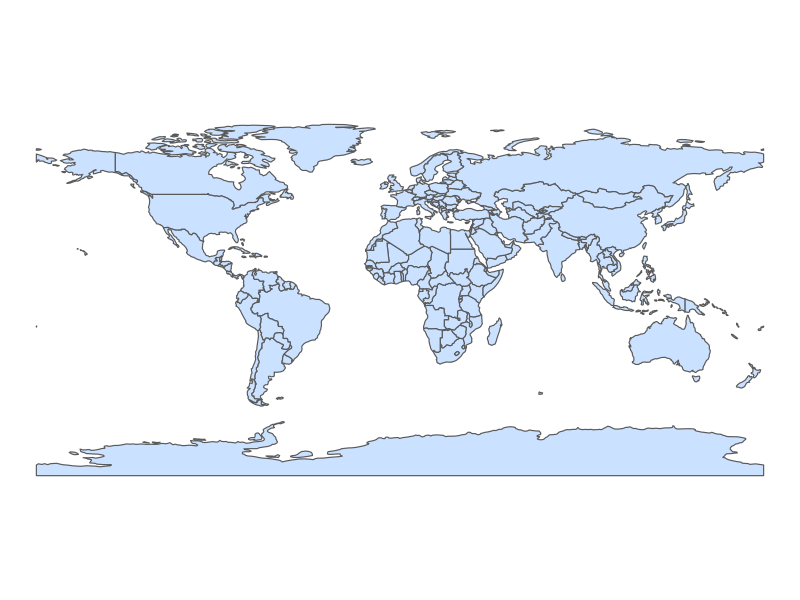

Here is the R script that generated this plot:
## ---- chunk 1
library(gridExtra)
library(sf)
library(dplyr)
library(patchwork)
library(tidyverse)

## ---- chunk 2
NHM<-read.csv('croc_neat.csv')
GBIF<-read.csv('GBIF_final.csv')
## ---- chunk 3
GBIF1<-GBIF %>% select('Date','Long', 'Lat','Extent','Cer' )
NHM1<-NHM %>% select('Date','Long', 'Lat','Extent','Cer', 'Keep' )
## ---- chunk 4
GBIF2<-drop_na(GBIF1)
NHM2<-drop_na(NHM1)
## ---- chunk 5
NHM3<-subset(NHM2, Keep == "Y")
## ---- chunk 6
fullNHM<-NHM3%>%select ('Date','Long', 'Lat','Extent', 'Cer')
fullGBIF<-GBIF2
## ---- chunk 7
fullNHM2<-fullNHM%>% filter(Extent<=5000)
fullGBIF2<-fullGBIF%>% filter(Extent<=5000)
## ---- chunk 8
fullNHM2<-fullNHM%>% filter(Cer>=50)
fullGBIF2<-fullGBIF%>% filter(Cer>=50)
## ---- chunk 9
fiftyyrs1 <- fullNHM2 %>% filter(Date %in% (1850:1900))
fiftyyrs2 <- fullNHM2 %>% filter(Date %in% (1901:1951))
fiftyyrs3 <- fullNHM2 %>% filter(Date %in% (1952:2002))
## ---- chunk 10
yrs1 <- fullGBIF2 %>% filter(Date %in% (1850:1900))
yrs2 <- fullGBIF2 %>% filter(Date %in% (1901:1951))
yrs3 <- fullGBIF2 %>% filter(Date %in% (1952:2002))
## ---- chunk 11
remove_y <-
  theme(axis.title.y=element_blank(),
        axis.text.y=element_blank(),
        axis.ticks.y=element_blank())
remove_x <-
  theme(axis.title.x=element_blank(),
        axis.text.x=element_blank(),
        axis.ticks.x=element_blank())
## ---- chunk 12

fiftyyrs11 <-
  fiftyyrs1 %>%
  st_as_sf(coords = c("Long", "Lat"), crs = 4326)

fiftyyrs22 <-
  fiftyyrs2 %>%
  st_as_sf(coords = c("Long", "Lat"), crs = 4326)

fiftyyrs33 <-fiftyyrs3 %>%
  st_as_sf(coords = c("Long", "Lat"), crs = 4326)

## ---- chunk 13
yrs11 <-
  yrs1 %>%
  st_as_sf(coords = c("Long", "Lat"), crs = 4326)

yrs22 <-
  yrs2 %>%
  st_as_sf(coords = c("Long", "Lat"), crs = 4326)

yrs33 <-
  yrs3 %>%
  st_as_sf(coords = c("Long", "Lat"), crs = 4326)
## ---- chunk 14
baseMap <-
  rnaturalearth::ne_countries(returnclass = 'sf')
## ---- chunk 15
ggplot(baseMap) +
  geom_sf(fill = "lightsteelblue1", lwd = 0.4) +
  theme_void()
## ---- chunk 16
africa_bbox <- c(-14.414063, -37.996163,
                 53.613281, 27.994401)
xlim_af <- c(africa_bbox[1], africa_bbox[3])
ylim_af <- c(africa_bbox[2], africa_bbox[4])
## ---- chunk 17
map1<-ggplot(baseMap) +
  geom_sf(fill = "aliceblue", lwd = 0.4) +
  # Add species
  geom_sf(data = fiftyyrs11, colour = "blue", size = 3, alpha=0.5) +
  # Add equator line
  geom_hline(aes(yintercept = 0), colour = "black") +
  geom_sf(data = yrs11, colour = "red", size = 2, alpha=0.5) +
  coord_sf(xlim = xlim_af, ylim = ylim_af, expand = TRUE) +
  theme_minimal() +
  remove_x + # gets rid of x axis as we don't need it
  remove_y # gets rid of y axis

## ---- chunk 18
map2<-ggplot(baseMap) +
  geom_sf(fill = "aliceblue", lwd = 0.4) +
  # Add species
  geom_sf(data = fiftyyrs22, colour = "blue", size = 3, alpha=0.5) +
  # Add equator line
  geom_hline(aes(yintercept = 0), colour = "black") +
  geom_sf(data = yrs22, colour = "red", size = 2, alpha=0.5) +
  coord_sf(xlim = xlim_af, ylim = ylim_af, expand = TRUE) +
  theme_minimal() +
  remove_x + # gets rid of x axis as we don't need it
  remove_y 
## ---- chunk 19
map3<-ggplot(baseMap) +
  geom_sf(fill = "aliceblue", lwd = 0.4) +
  # Add species
  geom_sf(data = fiftyyrs33, colour = "blue", size = 3, alpha=0.5) +
  # Add equator line
  geom_hline(aes(yintercept = 0), colour = "black") +
  geom_sf(data = yrs33, colour = "red", size = 2, alpha=0.5) +
  coord_sf(xlim = xlim_af, ylim = ylim_af, expand = TRUE) +
  theme_minimal() +
  remove_x + # gets rid of x axis as we don't need it
  remove_y # gets rid of y axis

## ---- chunk 20
specimindata<-map1 + map2 + map3
## ---- chunk 21
specimindata<-specimindata + plot_annotation (tag_levels= 'i')
